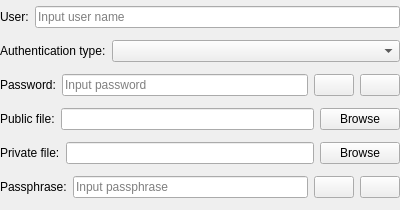
<?xml version="1.0" encoding="UTF-8"?>
<ui version="4.0">
 <class>CParameterUserUI</class>
 <widget class="QWidget" name="CParameterUserUI">
  <property name="geometry">
   <rect>
    <x>0</x>
    <y>0</y>
    <width>400</width>
    <height>210</height>
   </rect>
  </property>
  <property name="sizePolicy">
   <sizepolicy hsizetype="Preferred" vsizetype="Preferred">
    <horstretch>0</horstretch>
    <verstretch>0</verstretch>
   </sizepolicy>
  </property>
  <property name="windowTitle">
   <string>User</string>
  </property>
  <property name="windowIcon">
   <iconset theme="user-available"/>
  </property>
  <property name="toolTip">
   <string/>
  </property>
  <property name="statusTip">
   <string/>
  </property>
  <property name="whatsThis">
   <string/>
  </property>
  <layout class="QGridLayout" name="gridLayout">
   <property name="leftMargin">
    <number>0</number>
   </property>
   <property name="topMargin">
    <number>0</number>
   </property>
   <property name="rightMargin">
    <number>0</number>
   </property>
   <property name="bottomMargin">
    <number>0</number>
   </property>
   <item row="0" column="0">
    <layout class="QHBoxLayout" name="horizontalLayout_2">
     <item>
      <widget class="QLabel" name="label">
       <property name="text">
        <string>User:</string>
       </property>
      </widget>
     </item>
     <item>
      <widget class="QLineEdit" name="leUser">
       <property name="placeholderText">
        <string>Input user name</string>
       </property>
      </widget>
     </item>
    </layout>
   </item>
   <item row="1" column="0">
    <layout class="QHBoxLayout" name="horizontalLayout_5">
     <item>
      <widget class="QLabel" name="lbType">
       <property name="text">
        <string>Authentication type:</string>
       </property>
      </widget>
     </item>
     <item>
      <widget class="QComboBox" name="cbType">
       <property name="sizePolicy">
        <sizepolicy hsizetype="Expanding" vsizetype="Fixed">
         <horstretch>0</horstretch>
         <verstretch>0</verstretch>
        </sizepolicy>
       </property>
      </widget>
     </item>
    </layout>
   </item>
   <item row="2" column="0">
    <layout class="QHBoxLayout" name="horizontalLayout">
     <item>
      <widget class="QLabel" name="lbPassword">
       <property name="text">
        <string>Password:</string>
       </property>
      </widget>
     </item>
     <item>
      <widget class="QLineEdit" name="lePassword">
       <property name="echoMode">
        <enum>QLineEdit::Password</enum>
       </property>
       <property name="placeholderText">
        <string>Input password</string>
       </property>
      </widget>
     </item>
     <item>
      <widget class="QPushButton" name="pbShow">
       <property name="toolTip">
        <string>Menu: Tools→Settings→Client→Password-&gt;Enable view password</string>
       </property>
       <property name="statusTip">
        <string>Menu: Tools→Settings→Client→Password-&gt;Enable view password</string>
       </property>
       <property name="whatsThis">
        <string>Menu: Tools→Settings→Client→Password-&gt;Enable view password</string>
       </property>
       <property name="text">
        <string/>
       </property>
       <property name="icon">
        <iconset theme="eye-on"/>
       </property>
       <property name="checkable">
        <bool>true</bool>
       </property>
       <property name="autoDefault">
        <bool>true</bool>
       </property>
      </widget>
     </item>
     <item>
      <widget class="QPushButton" name="pbSave">
       <property name="toolTip">
        <string>Save password</string>
       </property>
       <property name="statusTip">
        <string>Save password</string>
       </property>
       <property name="whatsThis">
        <string>Save password</string>
       </property>
       <property name="text">
        <string/>
       </property>
       <property name="icon">
        <iconset theme="document-save"/>
       </property>
       <property name="checkable">
        <bool>true</bool>
       </property>
       <property name="autoDefault">
        <bool>true</bool>
       </property>
      </widget>
     </item>
    </layout>
   </item>
   <item row="3" column="0">
    <layout class="QHBoxLayout" name="horizontalLayout_3">
     <item>
      <widget class="QLabel" name="lbPublicFile">
       <property name="text">
        <string>Public file:</string>
       </property>
      </widget>
     </item>
     <item>
      <widget class="QLineEdit" name="lePublicFile"/>
     </item>
     <item>
      <widget class="QPushButton" name="pbBrowsePublicFile">
       <property name="text">
        <string>Browse</string>
       </property>
      </widget>
     </item>
    </layout>
   </item>
   <item row="4" column="0">
    <layout class="QHBoxLayout" name="horizontalLayout_4">
     <item>
      <widget class="QLabel" name="lbPrivateFile">
       <property name="text">
        <string>Private file:</string>
       </property>
      </widget>
     </item>
     <item>
      <widget class="QLineEdit" name="lePrivateFile"/>
     </item>
     <item>
      <widget class="QPushButton" name="pbBrowsePrivateFile">
       <property name="text">
        <string>Browse</string>
       </property>
      </widget>
     </item>
    </layout>
   </item>
   <item row="5" column="0">
    <layout class="QHBoxLayout" name="horizontalLayout_6">
     <item>
      <widget class="QLabel" name="lbPassphrase">
       <property name="text">
        <string>Passphrase:</string>
       </property>
      </widget>
     </item>
     <item>
      <widget class="QLineEdit" name="lePassphrase">
       <property name="echoMode">
        <enum>QLineEdit::Password</enum>
       </property>
       <property name="placeholderText">
        <string>Input passphrase</string>
       </property>
      </widget>
     </item>
     <item>
      <widget class="QPushButton" name="pbShowPassphrase">
       <property name="text">
        <string/>
       </property>
       <property name="icon">
        <iconset theme="eye-on"/>
       </property>
       <property name="checkable">
        <bool>true</bool>
       </property>
      </widget>
     </item>
     <item>
      <widget class="QPushButton" name="pbSavePassphrase">
       <property name="text">
        <string/>
       </property>
       <property name="icon">
        <iconset theme="document-save"/>
       </property>
       <property name="checkable">
        <bool>true</bool>
       </property>
      </widget>
     </item>
    </layout>
   </item>
  </layout>
 </widget>
 <resources/>
 <connections/>
</ui>
